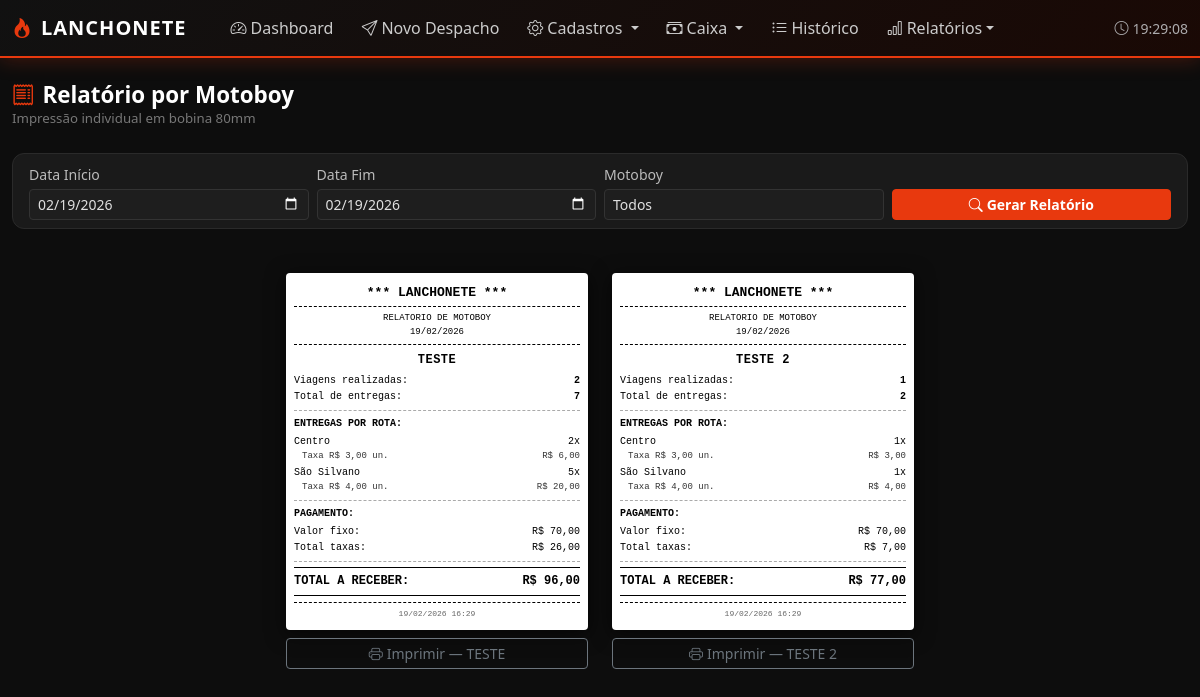
Screenshot of /entregas/relatorios/motoboy/ with the database file from the repository.
### entregas/models.py (models this page shows, shortened)
class Motoboy(models.Model):
    nome = models.CharField(max_length=100)
    telefone = models.CharField(max_length=20, blank=True)
    valor_fixo = models.DecimalField(max_digits=8, decimal_places=2, default=0,
                                     help_text="Valor fixo por turno/dia")
    ativo = models.BooleanField(default=True)
    class Meta:
        verbose_name = 'Motoboy'
        verbose_name_plural = 'Motoboys'
        ordering = ['nome']

class Rota(models.Model):
    nome = models.CharField(max_length=100, help_text="Ex: Centro, Bairro Norte, Rota 1")
    taxa_entrega = models.DecimalField(max_digits=8, decimal_places=2, default=0,
                                       help_text="Taxa cobrada por entrega nesta rota")
    descricao = models.CharField(max_length=255, blank=True)
    ativa = models.BooleanField(default=True)
    class Meta:
        verbose_name = 'Rota'
        verbose_name_plural = 'Rotas'
        ordering = ['nome']

### entregas/views.py (the view)
# urls.py: path('relatorios/motoboy/', views.relatorio_motoboy, name='relatorio_motoboy'),
def relatorio_motoboy(request):
    from django.db.models import Count, Sum
    data_inicio = request.GET.get('data_inicio', str(date.today()))
    data_fim = request.GET.get('data_fim', str(date.today()))
    motoboy_id = request.GET.get('motoboy', '')
    despachos = Despacho.objects.filter(
        status='finalizado',
        data_saida__date__gte=data_inicio,
        data_saida__date__lte=data_fim,
    ).select_related('motoboy').prefetch_related('entregas__rota')
    if motoboy_id:
        despachos = despachos.filter(motoboy_id=motoboy_id)
    resumo = {}
    for d in despachos:
        mb = d.motoboy
        if mb.pk not in resumo:
            resumo[mb.pk] = {
                'motoboy': mb,
                'viagens': 0,
                'entregas': 0,
                'total_taxas': 0,
                'rotas': {},
            }
        resumo[mb.pk]['viagens'] += 1
        resumo[mb.pk]['entregas'] += d.qtd_lancada
        for e in d.entregas.all():
            resumo[mb.pk]['total_taxas'] += float(e.rota.taxa_entrega)
            nome_rota = e.rota.nome
            taxa = float(e.rota.taxa_entrega)
            if nome_rota not in resumo[mb.pk]['rotas']:
                resumo[mb.pk]['rotas'][nome_rota] = {'qtd': 0, 'taxa': taxa, 'total': 0}
            resumo[mb.pk]['rotas'][nome_rota]['qtd'] += 1
            resumo[mb.pk]['rotas'][nome_rota]['total'] += taxa
    for pk in resumo:
        mb = resumo[pk]['motoboy']
        resumo[pk]['valor_fixo'] = float(mb.valor_fixo)
        resumo[pk]['total_receber'] = float(mb.valor_fixo) + resumo[pk]['total_taxas']
        resumo[pk]['rotas'] = dict(
            sorted(resumo[pk]['rotas'].items())
        )
    motoboys = Motoboy.objects.filter(ativo=True)
    context = {
        'resumo': list(resumo.values()),
        'motoboys': motoboys,
        'data_inicio': data_inicio,
        'data_fim': data_fim,
        'motoboy_id': motoboy_id,
    }
    return render(request, 'relatorios/motoboy.html', context)

### entregas/models.py (called while the page is built)
    @property
    def qtd_lancada(self):
        return self.entregas.count()

### templates/relatorios/motoboy.html (shortened to what this page needs)
{% extends 'base.html' %}
{% block content %}
<div class="container-fluid py-4">
    <div class="d-flex justify-content-between align-items-center mb-4">
        <div>
            <h1 style="color:#fff;font-weight:700;font-size:1.4rem;margin:0">
                <i class="bi bi-receipt me-2" style="color:var(--verm)"></i>Relatório por Motoboy
            </h1>
            <p class="mb-0" style="color:var(--muted);font-size:.83rem">
                Impressão individual em bobina 80mm
            </p>
        </div>
    </div>
    <div class="card mb-4">
        <div class="card-body py-2">
            <form method="get" class="row g-2 align-items-end">
                <div class="col-6 col-md-3">
                    <label class="form-label small mb-1">Data Início</label>
                    <input type="date" name="data_inicio" value="{{ data_inicio }}"
                           class="form-control form-control-sm bg-dark text-light border-secondary">
                </div>
                <div class="col-6 col-md-3">
                    <label class="form-label small mb-1">Data Fim</label>
                    <input type="date" name="data_fim" value="{{ data_fim }}"
                           class="form-control form-control-sm bg-dark text-light border-secondary">
                </div>
                <div class="col-6 col-md-3">
                    <label class="form-label small mb-1">Motoboy</label>
                    <select name="motoboy" class="form-select form-select-sm bg-dark text-light border-secondary">
                        <option value="">Todos</option>
                    </select>
                </div>
                <div class="col-6 col-md-3">
                    <button type="submit" class="btn btn-sm btn-verm w-100">
                        <i class="bi bi-search me-1"></i>Gerar Relatório
                    </button>
                </div>
            </form>
        </div>
    </div>
    {% if resumo %}
    <div class="bobina-wrapper">
        {% for r in resumo %}
        <div class="bobina-container">
            <div class="bobina" id="bobina_{{ forloop.counter }}">
                <div class="b-titulo">*** LANCHONETE ***</div>
                <div class="b-sub">
                    RELATORIO DE MOTOBOY<br>
                    {% if data_inicio == data_fim %}
                        {{ data_inicio|slice:"8:10" }}/{{ data_inicio|slice:"5:7" }}/{{ data_inicio|slice:"0:4" }}
                    {% else %}
                        {{ data_inicio|slice:"8:10" }}/{{ data_inicio|slice:"5:7" }}/{{ data_inicio|slice:"0:4" }}
                        a
                        {{ data_fim|slice:"8:10" }}/{{ data_fim|slice:"5:7" }}/{{ data_fim|slice:"0:4" }}
                    {% endif %}
                </div>
                <div class="b-secao">
                    <div class="b-nome-motoboy">{{ r.motoboy.nome }}</div>
                    <div class="b-row">
                        <span>Viagens realizadas:</span>
                        <span><b>{{ r.viagens }}</b></span>
                    </div>
                    <div class="b-row">
                        <span>Total de entregas:</span>
                        <span><b>{{ r.entregas }}</b></span>
                    </div>
                </div>
                <div class="b-secao">
                    <div class="b-secao-titulo">Entregas por Rota:</div>
                    {% for nome_rota, dados in r.rotas.items %}
                    <div class="b-row">
                        <span>{{ nome_rota }}</span>
                        <span>{{ dados.qtd }}x</span>
                    </div>
                    <div class="b-row-indent">
                        <span>Taxa R$ {{ dados.taxa|floatformat:2 }} un.</span>
                        <span>R$ {{ dados.total|floatformat:2 }}</span>
                    </div>
                    {% endfor %}
                </div>
                <div class="b-secao">
                    <div class="b-secao-titulo">Pagamento:</div>
                    <div class="b-row">
                        <span>Valor fixo:</span>
                        <span>R$ {{ r.valor_fixo|floatformat:2 }}</span>
                    </div>
                    <div class="b-row">
                        <span>Total taxas:</span>
                        <span>R$ {{ r.total_taxas|floatformat:2 }}</span>
                    </div>
                </div>
                <div class="b-total">
                    <div class="b-row">
                        <span>TOTAL A RECEBER:</span>
                        <span>R$ {{ r.total_receber|floatformat:2 }}</span>
                    </div>
                </div>
                <div class="b-rodape">
                    {% now "d/m/Y H:i" %}
                </div>
            </div>
            <button class="btn btn-sm btn-outline-secondary btn-imprimir-individual"
                    onclick="imprimirBobina('bobina_{{ forloop.counter }}')">
                <i class="bi bi-printer me-1"></i>Imprimir — {{ r.motoboy.nome }}
            </button>
        </div>
        {% endfor %}
    </div>
    {% endif %}
</div>
{% endblock %}

### templates/base.html (style rules this page uses)
:root { --verm: #e8390e; --verm-dk: #b82e0b; --verm-glow: rgba(232, 57, 14, 0.25); --bg: #0d0d0d; --card: #1a1a1a; --card2: #222; --border: #2a2a2a; --muted: #777; }
body { background: var(--bg); font-family: 'Segoe UI', system-ui, sans-serif; }
.card { background: var(--card); border: 1px solid var(--border); border-radius: 12px; }
.btn-verm { background: var(--verm); border-color: var(--verm); color: #fff; font-weight: 600; }
.form-control, .form-select { background: #1e1e1e !important; border-color: #333 !important; color: #e0e0e0 !important; }
.form-label { color: #bbb; font-weight: 500; font-size: 0.88rem; }

### templates/relatorios/motoboy.html (style rules this page uses)
@media screen { .bobina-wrapper { display: flex; flex-wrap: wrap; gap: 24px; justify-content: center; padding: 20px; } }
@media screen { .bobina-container { display: flex; flex-direction: column; align-items: center; gap: 8px; } }
@media screen { .bobina { width: 302px; background: #fff; color: #000; font-family: 'Courier New', Courier, monospace; font-size: 11px; line-height: 1.5; padding: 10px 8px; border-radius: 4px; box-shadow: 0 4px 20px rgba(0,0,0,0.6); } }
@media screen { .btn-imprimir-individual { width: 302px; } }
.b-titulo { text-align: center; font-weight: bold; font-size: 13px; padding-bottom: 4px; border-bottom: 1px dashed #000; margin-bottom: 5px; }
.b-sub { text-align: center; font-size: 9px; padding-bottom: 5px; border-bottom: 1px dashed #000; margin-bottom: 6px; }
.b-secao { padding-bottom: 5px; border-bottom: 1px dashed #aaa; margin-bottom: 5px; }
.b-secao-titulo { font-weight: bold; font-size: 10px; margin-bottom: 3px; text-transform: uppercase; }
.b-row { display: flex; justify-content: space-between; font-size: 10px; margin-bottom: 1px; }
.b-row-indent { display: flex; justify-content: space-between; font-size: 9px; padding-left: 8px; color: #333; margin-bottom: 1px; }
.b-total { border-top: 1px solid #000; border-bottom: 1px solid #000; padding: 4px 0; margin-top: 5px; }
.b-total .b-row { font-weight: bold; font-size: 12px; }
.b-rodape { text-align: center; font-size: 8px; color: #666; margin-top: 6px; padding-top: 5px; border-top: 1px dashed #000; }
.b-nome-motoboy { text-align: center; font-weight: bold; font-size: 12px; margin-bottom: 4px; text-transform: uppercase; letter-spacing: 0.5px; }

### rows the page displays
Motoboy: data_inicio "19", data_inicio "02", data_inicio "2026", motoboy.nome "TESTE", viagens "2", entregas "7", qtd "2" "5", taxa "3,00" "4,00", total "6,00" "20,00", valor_fixo "70,00", total_taxas "26,00", total_receber "96,00", now "19/02/2026 16:29"
Rota: rotas "Centro" "Centro"
Rota: rotas "São Silvano" "São Silvano"
Motoboy: data_inicio "19", data_inicio "02", data_inicio "2026", motoboy.nome "TESTE 2", viagens "1", entregas "2", qtd "1" "1", taxa "3,00" "4,00", total "3,00" "4,00", valor_fixo "70,00", total_taxas "7,00", total_receber "77,00", now "19/02/2026 16:29"
